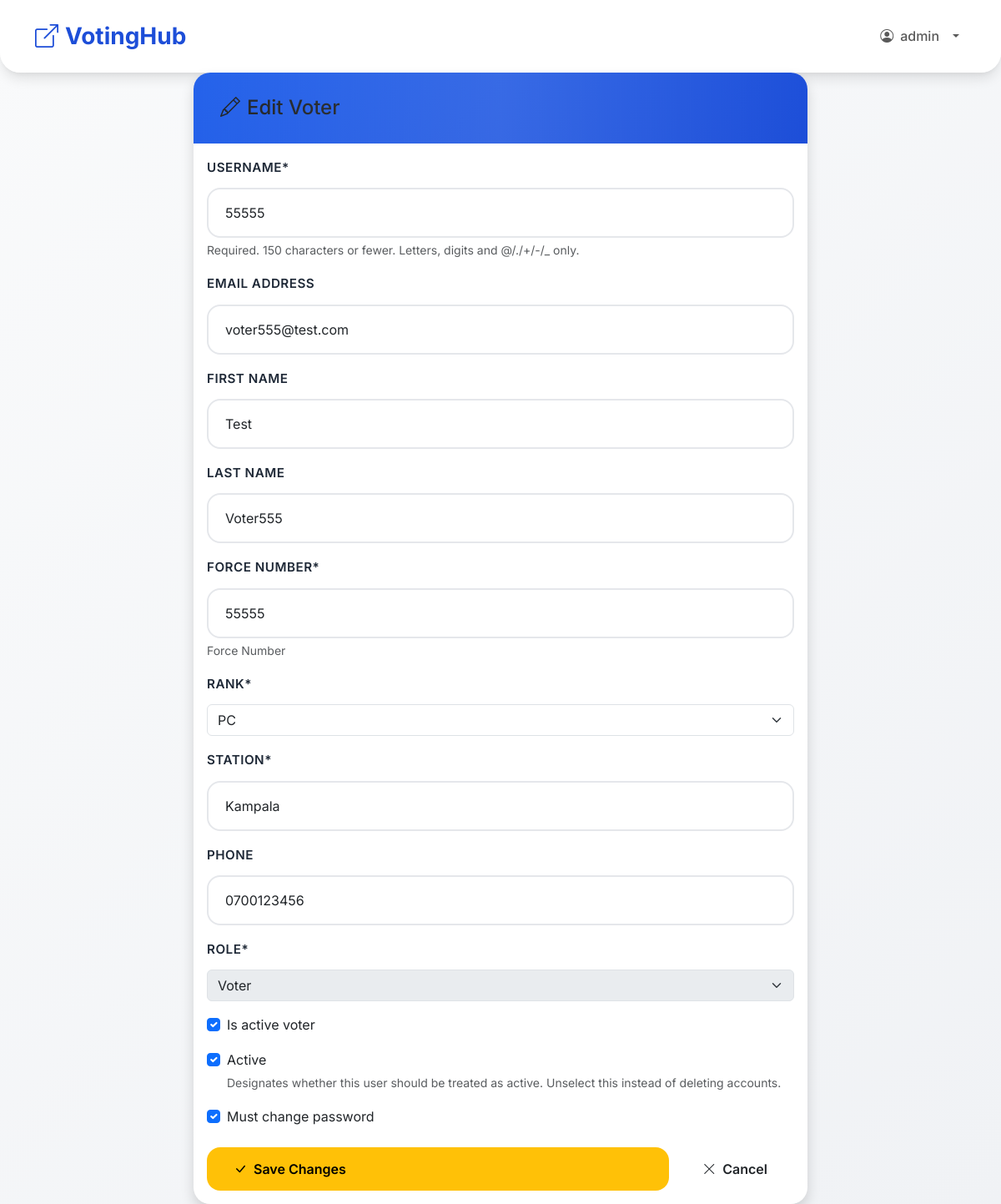
/polls/admin/voters/11/edit/ (signed in), run on the app's committed database.
### polls/models.py (models this page shows, shortened)
class PoliceUser(AbstractUser):
    force_number = models.CharField(
        max_length=50,
        unique=True,
        help_text="Force Number"
    )
    rank = models.CharField(
        max_length=50,
        choices=[
            ('PC', 'PC'),
            ('CPL', 'CPL'),
            ('SGT', 'SGT'),
            ('S/SGT', 'S/SGT'),
            ('HCM', 'HCM'),
            ('AIP', 'AIP'),
            ('IP', 'IP'),
            ('ASP', 'ASP'),
            ('SP', 'SP'),
            ('SSP', 'SSP'),
            ('ACP', 'ACP'),
            ('CP', 'CP'),
        ]
    )
    station = models.CharField(max_length=100)
    phone = models.CharField(max_length=15, blank=True)
    otp_code = models.CharField(max_length=6, blank=True, null=True)
    otp_expiry = models.DateTimeField(blank=True, null=True)
    is_active_voter = models.BooleanField(default=False)
    role = models.CharField(
        max_length=20,
        choices=[
            ('SUPER_ADMIN', 'Super Admin'),
            ('ADMIN', 'Election Admin'),
            ('VOTER', 'Voter'),
        ],
        default='VOTER'
    )
    must_change_password = models.BooleanField(default=True)

### polls/views_admin.py (the view)
# urls.py: path('admin/voters/<int:voter_id>/edit/', views_admin.admin_edit_voter, name='admin_edit_voter'),
@login_required
@user_passes_test(is_admin)
def admin_edit_voter(request, voter_id):
    voter = get_object_or_404(PoliceUser, pk=voter_id)
    if request.method == 'POST':
        form = PoliceUserEditForm(request.POST, instance=voter)
        if form.is_valid():
            updated_voter = form.save(commit=False)
            updated_voter.role = 'VOTER'
            updated_voter.is_staff = False
            updated_voter.save()
            create_audit_log(request.user, AuditLog.ACTION_VOTER_UPDATE,
                f'Updated voter: {voter.username} (Force #{voter.force_number})', request, 'PoliceUser', voter.id)
            messages.success(request, f'Voter {voter.username} updated successfully!')
            return redirect('polls:admin_voters')
    else:
        form = PoliceUserEditForm(instance=voter)
        form.fields['role'].disabled = True
    return render(request, 'polls/edit_voter.html', {'form': form, 'voter': voter})

### polls/forms.py
class PoliceUserEditForm(forms.ModelForm):
    class Meta:
        model = PoliceUser
        fields = ['username', 'email', 'first_name', 'last_name', 'force_number', 'rank', 'station', 'phone', 'role', 'is_active_voter', 'is_active', 'must_change_password']
        widgets = {
            'email': forms.EmailInput(attrs={'required': True}),
            'rank': forms.Select(choices=PoliceUser._meta.get_field('rank').choices),
        }

### polls/views_admin.py (called while the page is built)
def is_admin(user):
    return user.role in ['SUPER_ADMIN', 'ADMIN']

### templates/polls/edit_voter.html (shortened to what this page needs)
{% extends 'base.html' %}
{% load crispy_forms_tags %}
{% block content %}
<div class="row justify-content-center">
    <div class="col-lg-8">
        <div class="card shadow">
            <div class="card-header bg-warning text-dark">
                <h4 class="mb-0">
                    <i class="bi bi-pencil me-2"></i>Edit Voter
                </h4>
            </div>
            <div class="card-body">
                <form method="post">
                    {{ form|crispy }}
                    <div class="d-flex gap-2 mt-4">
                        <button type="submit" class="btn btn-warning flex-grow-1">
                            <i class="bi bi-check-lg"></i> Save Changes
                        </button>
<a href="{% url 'polls:admin_voters' %}" class="btn btn-back-dashboard">
                            <i class="bi bi-x-lg"></i> Cancel
                        </a>
                    </div>
                </form>
            </div>
        </div>
    </div>
</div>
{% endblock %}

### templates/base.html (shortened to what this page needs)
<!DOCTYPE html>
<html lang="en">
<head>
    <link href="https://cdn.jsdelivr.net/npm/bootstrap@5.3.3/dist/css/bootstrap.min.css" rel="stylesheet">
    {% load static %}
    <link href="https://cdn.jsdelivr.net/npm/bootstrap-icons@1.11.3/font/bootstrap-icons.css" rel="stylesheet">
    <link rel="stylesheet" href="{% static 'polls/css/modern.css' %}">
</head>
<body class="{% block body_class %}{% endblock %}">
    <nav class="navbar navbar-expand-lg py-3">
        <div class="container">
            <a class="navbar-brand fw-bold" href="{% url 'polls:dashboard' %}">
                <i class="bi bi-box-arrow-up-right me-2"></i>VotingHub
            </a>
            <div class="collapse navbar-collapse" id="navbarNav">
                <ul class="navbar-nav ms-auto align-items-lg-center">
                    {% if user.is_authenticated %}
                        <li class="nav-item dropdown">
                            <a class="nav-link dropdown-toggle d-flex align-items-center gap-2" href="#" role="button" data-bs-toggle="dropdown" aria-expanded="false">
                                <i class="bi bi-person-circle"></i> <span>{{ user.username }}</span>
                            </a>
                        </li>
                    {% else %}
                        <li class="nav-item">
                            <a class="nav-link" href="{% url 'polls:login' %}"><i class="bi bi-box-arrow-in-right me-1"></i> Login</a>
                        </li>
                    {% endif %}
                </ul>
            </div>
        </div>
    </nav>
    <div class="container">
        {% block content %}
        {% endblock %}
    </div>
</body>
</html>

### static/polls/css/modern.css (style rules this page uses)
:root { --primary: #2563eb; --primary-dark: #1d4ed8; --success: #10b981; --success-dark: #059669; --danger: #ef4444; --warning: #f59e0b; --dark: #1f2937; --light: #f9fafb; --border: #e5e7eb; --shadow: 0 10px 15px -3px rgba(0,0,0,0.1), 0 4px 6px -2px rgba(0,0,0,0.05); --shadow-lg: 0 25px 50px -12px rgba(0,0,0,0.25); }
* { margin: 0; padding: 0; box-sizing: border-box; }
body { font-family: 'Inter', -apple-system, BlinkMacSystemFont, sans-serif; line-height: 1.6; color: var(--dark); background: linear-gradient(135deg, var(--light) 0%, #f0f2f5 100%); min-height: 100vh; }
.navbar { background: rgba(255, 255, 255, 0.98); backdrop-filter: blur(20px); box-shadow: var(--shadow); border-radius: 0 0 24px 24px; padding: 1rem 0; }
.navbar-brand { font-weight: 800; font-size: 1.75rem; color: var(--primary-dark) !important; }
.card { background: white; border-radius: 20px; box-shadow: var(--shadow); border: none; overflow: hidden; transition: all 0.3s cubic-bezier(0.4, 0, 0.2, 1); }
.card-header { background: linear-gradient(135deg, var(--primary) 0%, var(--primary-dark) 100%); color: white; padding: 1.75rem 2rem; border: none; position: relative; overflow: hidden; }
.card-header::before { content: ''; position: absolute; top: 0; left: 0; right: 0; bottom: 0; background: linear-gradient(90deg, transparent 0%, rgba(255,255,255,0.1) 50%, transparent 100%); animation: shimmer 2s infinite; }
.btn { border-radius: 16px; padding: 0.875rem 2rem; font-weight: 600; border: none; transition: all 0.3s cubic-bezier(0.4, 0, 0.2, 1); text-decoration: none; display: inline-flex; align-items: center; gap: 0.5rem; position: relative; overflow: hidden; }
.btn::before { content: ''; position: absolute; top: 0; left: -100%; width: 100%; height: 100%; background: linear-gradient(90deg, transparent, rgba(255,255,255,0.3), transparent); transition: left 0.5s; }
.form-control { border-radius: 16px; border: 2px solid var(--border); padding: 1rem 1.25rem; font-size: 1rem; transition: all 0.3s ease; background: rgba(255, 255, 255, 0.8); backdrop-filter: blur(10px); }
.form-label { font-weight: 600; margin-bottom: 0.75rem; color: var(--dark); font-size: 0.95rem; text-transform: uppercase; letter-spacing: 0.5px; }
.form-select { position: relative; z-index: 2; }
.navbar-nav .nav-link { white-space: nowrap; font-weight: 500; }
.navbar-nav .dropdown-toggle::after { vertical-align: middle; margin-left: 0.5rem; }
.card { animation: fadeInUp 0.6s ease forwards; }

### data on the page
PoliceUser: username "admin"
PoliceUser: username "55555", email "voter555@test.com", first_name "Test", last_name "Voter555", force_number "55555", rank "PC", station "Kampala", phone "0700123456", role "Voter", is_active_voter "☑", is_active "☑", must_change_password "☑"
